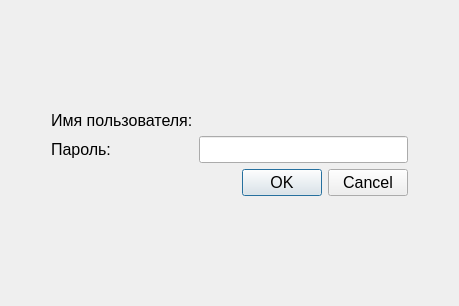
<?xml version="1.0" encoding="UTF-8"?>
<ui version="4.0">
 <class>AuthDialog</class>
 <widget class="QDialog" name="AuthDialog">
  <property name="geometry">
   <rect>
    <x>0</x>
    <y>0</y>
    <width>459</width>
    <height>306</height>
   </rect>
  </property>
  <property name="font">
   <font>
    <pointsize>12</pointsize>
   </font>
  </property>
  <property name="windowTitle">
   <string>Аутентификация</string>
  </property>
  <layout class="QGridLayout" name="gridLayout">
   <item row="3" column="1">
    <spacer name="verticalSpacer_2">
     <property name="orientation">
      <enum>Qt::Vertical</enum>
     </property>
     <property name="sizeHint" stdset="0">
      <size>
       <width>20</width>
       <height>40</height>
      </size>
     </property>
    </spacer>
   </item>
   <item row="1" column="0">
    <spacer name="horizontalSpacer">
     <property name="orientation">
      <enum>Qt::Horizontal</enum>
     </property>
     <property name="sizeType">
      <enum>QSizePolicy::Minimum</enum>
     </property>
     <property name="sizeHint" stdset="0">
      <size>
       <width>40</width>
       <height>20</height>
      </size>
     </property>
    </spacer>
   </item>
   <item row="2" column="1">
    <widget class="QDialogButtonBox" name="buttonBox">
     <property name="orientation">
      <enum>Qt::Horizontal</enum>
     </property>
     <property name="standardButtons">
      <set>QDialogButtonBox::Cancel|QDialogButtonBox::Ok</set>
     </property>
    </widget>
   </item>
   <item row="0" column="1">
    <spacer name="verticalSpacer">
     <property name="orientation">
      <enum>Qt::Vertical</enum>
     </property>
     <property name="sizeHint" stdset="0">
      <size>
       <width>20</width>
       <height>40</height>
      </size>
     </property>
    </spacer>
   </item>
   <item row="1" column="1">
    <layout class="QFormLayout" name="formLayout">
     <item row="0" column="0">
      <widget class="QLabel" name="label_2">
       <property name="text">
        <string>Имя пользователя:</string>
       </property>
      </widget>
     </item>
     <item row="0" column="1">
      <widget class="QLabel" name="userNameLabel">
       <property name="text">
        <string/>
       </property>
      </widget>
     </item>
     <item row="1" column="0">
      <widget class="QLabel" name="passwordLabel">
       <property name="text">
        <string>Пароль:</string>
       </property>
      </widget>
     </item>
     <item row="1" column="1">
      <widget class="QLineEdit" name="passwordEdit">
       <property name="echoMode">
        <enum>QLineEdit::Password</enum>
       </property>
      </widget>
     </item>
    </layout>
   </item>
   <item row="1" column="2">
    <spacer name="horizontalSpacer_2">
     <property name="orientation">
      <enum>Qt::Horizontal</enum>
     </property>
     <property name="sizeType">
      <enum>QSizePolicy::Minimum</enum>
     </property>
     <property name="sizeHint" stdset="0">
      <size>
       <width>40</width>
       <height>20</height>
      </size>
     </property>
    </spacer>
   </item>
  </layout>
 </widget>
 <resources/>
 <connections>
  <connection>
   <sender>buttonBox</sender>
   <signal>accepted()</signal>
   <receiver>AuthDialog</receiver>
   <slot>accept()</slot>
   <hints>
    <hint type="sourcelabel">
     <x>248</x>
     <y>254</y>
    </hint>
    <hint type="destinationlabel">
     <x>157</x>
     <y>274</y>
    </hint>
   </hints>
  </connection>
  <connection>
   <sender>buttonBox</sender>
   <signal>rejected()</signal>
   <receiver>AuthDialog</receiver>
   <slot>reject()</slot>
   <hints>
    <hint type="sourcelabel">
     <x>316</x>
     <y>260</y>
    </hint>
    <hint type="destinationlabel">
     <x>286</x>
     <y>274</y>
    </hint>
   </hints>
  </connection>
 </connections>
</ui>
